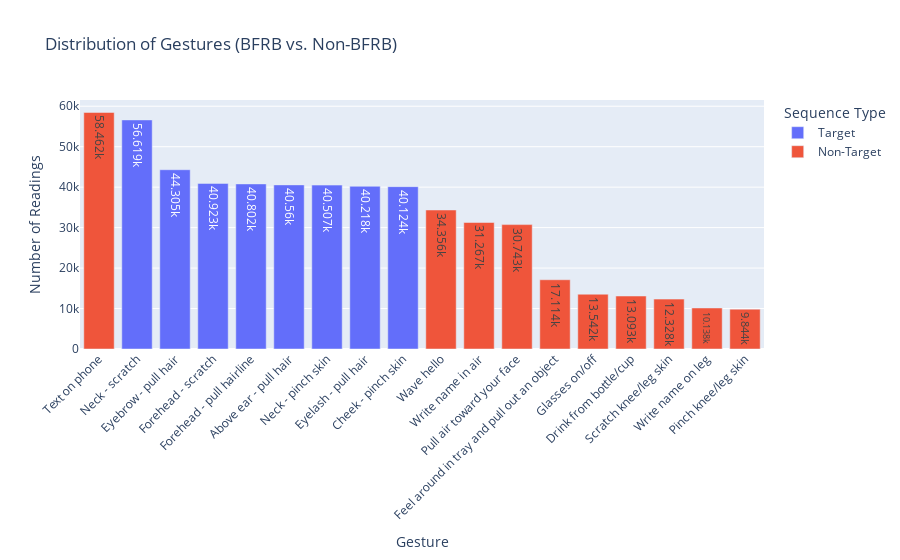

The cell this chart's notebook holds for it:
### Code cell
plot_target_distribution(train_full)

### Figure 1 — Plotly figure (JSON) as saved in the notebook; plotly's stock layout.template omitted (floating-point values rounded to 4 significant figures)
{"data": [{"hovertemplate": " Sequence Type=Target<br>Gesture=%{x}<br>Number of Readings=%{y}<extra></extra>", "legendgroup": "Target", "marker": {"color": "#636efa", "pattern": {"shape": ""}}, "name": "Target", "orientation": "v", "showlegend": true, "textposition": "auto", "texttemplate": "%{y}", "type": "bar", "x": ["Above ear - pull hair", "Cheek - pinch skin", "Eyebrow - pull hair", "Eyelash - pull hair", "Forehead - pull hairline", "Forehead - scratch", "Neck - pinch skin", "Neck - scratch"], "xaxis": "x", "y": [40560, 40124, 44305, 40218, 40802, 40923, 40507, 56619], "yaxis": "y"}, {"hovertemplate": " Sequence Type=Non-Target<br>Gesture=%{x}<br>Number of Readings=%{y}<extra></extra>", "legendgroup": "Non-Target", "marker": {"color": "#EF553B", "pattern": {"shape": ""}}, "name": "Non-Target", "orientation": "v", "showlegend": true, "textposition": "auto", "texttemplate": "%{y}", "type": "bar", "x": ["Drink from bottle/cup", "Feel around in tray and pull out an object", "Glasses on/off", "Pinch knee/leg skin", "Pull air toward your face", "Scratch knee/leg skin", "Text on phone", "Wave hello", "Write name in air", "Write name on leg"], "xaxis": "x", "y": [13093, 17114, 13542, 9844, 30743, 12328, 58462, 34356, 31267, 10138], "yaxis": "y"}], "layout": {"barmode": "relative", "legend": {"title": {"text": " Sequence Type"}, "tracegroupgap": 0}, "title": {"text": "Distribution of Gestures (BFRB vs. Non-BFRB)"}, "xaxis": {"anchor": "y", "categoryarray": ["Text on phone", "Neck - scratch", "Eyebrow - pull hair", "Forehead - scratch", "Forehead - pull hairline", "Above ear - pull hair", "Neck - pinch skin", "Eyelash - pull hair", "Cheek - pinch skin", "Wave hello", "Write name in air", "Pull air toward your face", "Feel around in tray and pull out an object", "Glasses on/off", "Drink from bottle/cup", "Scratch knee/leg skin", "Write name on leg", "Pinch knee/leg skin"], "categoryorder": "array", "domain": [0, 1], "tickangle": -45, "title": {"text": "Gesture"}}, "yaxis": {"anchor": "x", "domain": [0, 1], "title": {"text": "Number of Readings"}}}}
